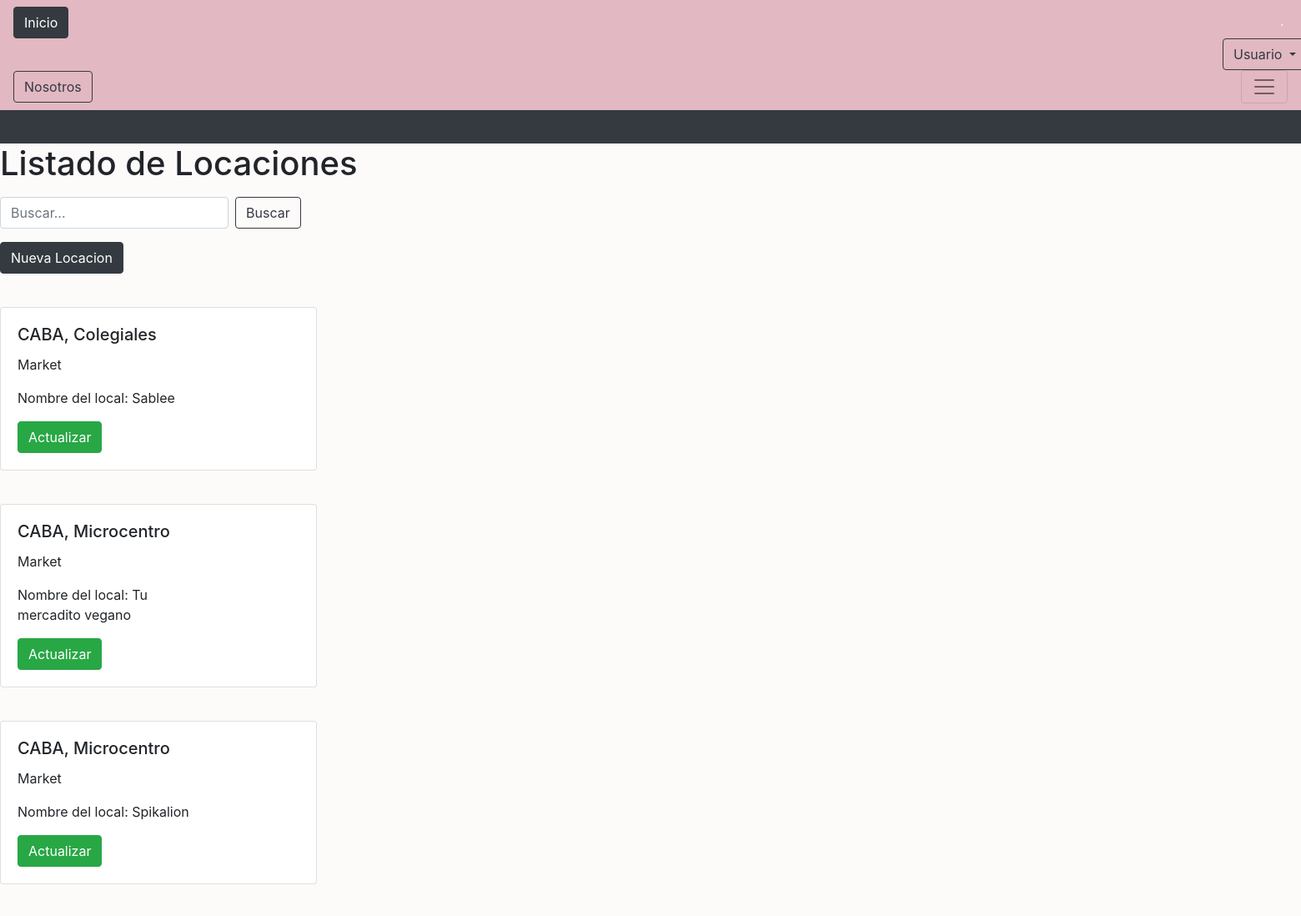
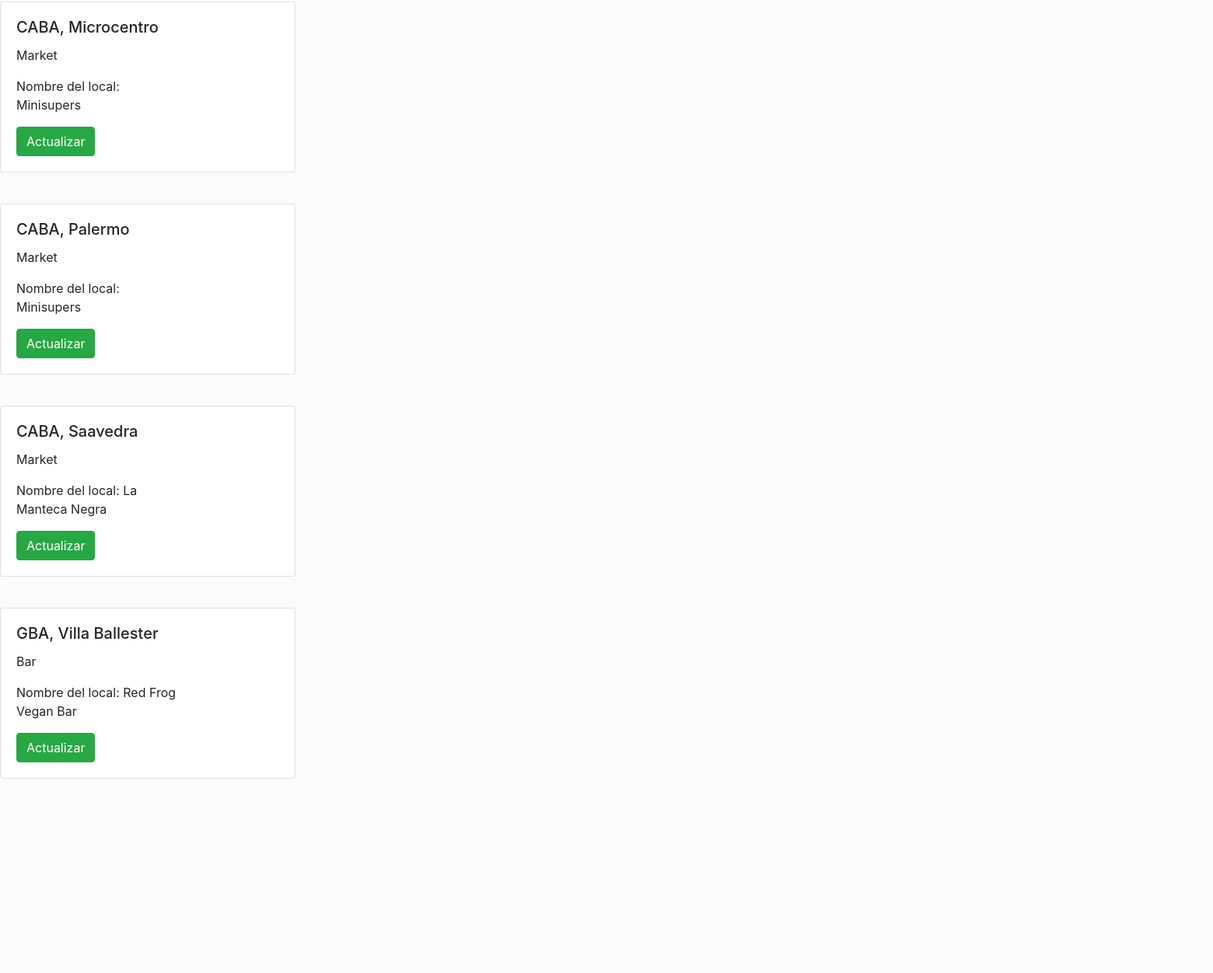
The page /market/location-list/ (upper part) on the database as committed earlier (2 pictures, top to bottom).
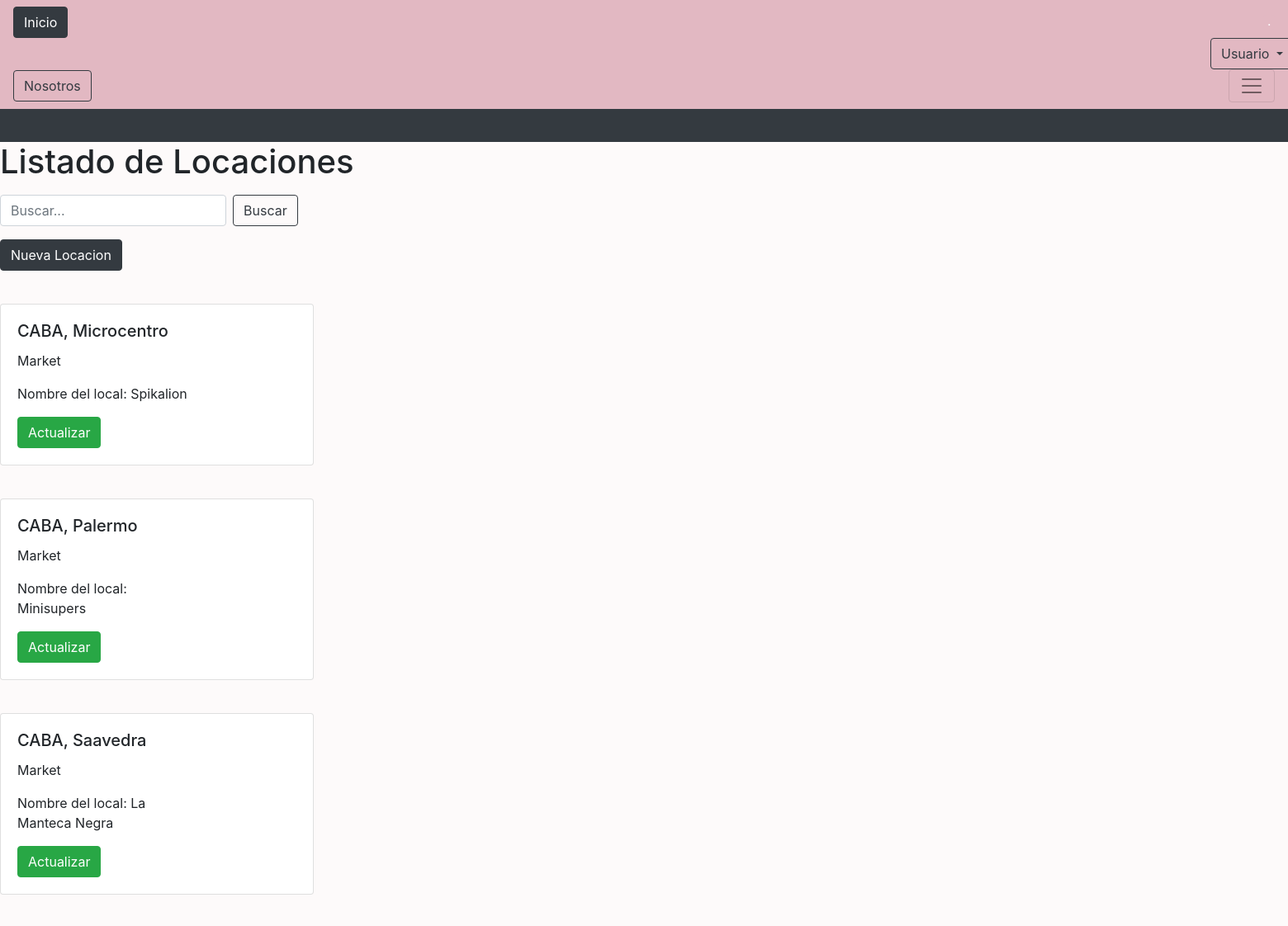
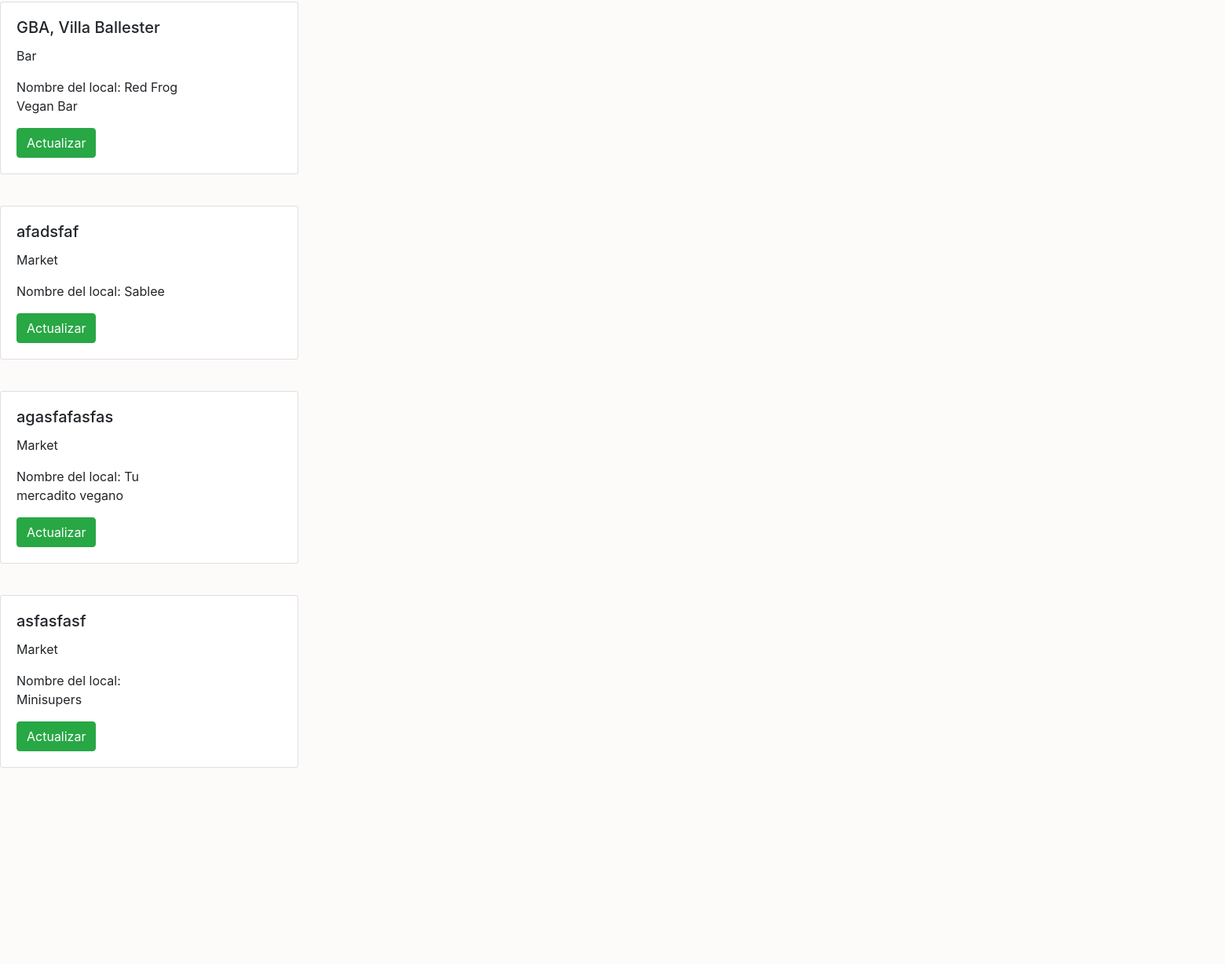
The same page on the database as committed later (2 pictures, top to bottom).
### market/models.py (models this page shows)
class Location(models.Model):
    locationame = models.CharField(max_length=100)
    type_shop = models.CharField(max_length=100) #cambiar choise
    name_shop = models.CharField(max_length=100)

### market/views.py (the view)
class LocationtListView(ListView):
    model = Location
    template_name = 'market/location_list.html'
    ordering = ['locationame']
    def get_queryset(self):
        queryset = super().get_queryset()
        search_fields = self.request.GET.get('search', '')
        if search_fields:
            queryset = queryset.filter(
                Q(locationame__icontains=search_fields) |
                Q(type_shop__icontains=search_fields) |
                Q(name_shop__icontains=search_fields)
            )
        return queryset

### templates/market/location_list.html (shortened to what this page needs)
{% extends 'base.html' %}
{% block content %}
    <h1>Listado de Locaciones</h1>
    <p><div class="center">
      <form class="form-inline my-2 my-lg-0" action="/market/location-list/" role="search" method="GET">
        <input class="form-control mr-sm-2" type="search" placeholder="Buscar..." aria-label="Search" name="search">
        <button class="btn btn-outline-dark my-2 my-sm-0" type="submit">Buscar</button>
    </form></p>
    <p><a class="btn btn-dark" href="/market/location-formulario" role="button">Nueva Locacion</a></p>
    {% for location in object_list %}
    <br>
    <div class="card mb-3" style="max-width: 380px;">
      <div class="row no-gutters">
        <div class="col-md-8">
          <div class="card-body">
            <h5 class="card-title">{{location.locationame}}</h5>
            <p>{{location.type_shop}}</p>
            <p>Nombre del local: {{location.name_shop}}</p>
            <div class="btn-group" role="group" aria-label="Basic example">
              <a type="button" class="btn btn-success" href="/market/location-update/{{location.id}}">Actualizar</a>
            </div>
          </div>
        </div>
      </div>
    </div>
    {% endfor %}
{% endblock %}

Rows that differ between the two databases and show on the page:
changed Location "Sablee": locationame "CABA, Colegiales" → "afadsfaf"; moves down the list
changed Location "Tu mercadito vegano": locationame "CABA, Microcentro" → "agasfafasfas"; moves down the list
changed Location: locationame "CABA, Microcentro" → "asfasfasf"; moves down the list
